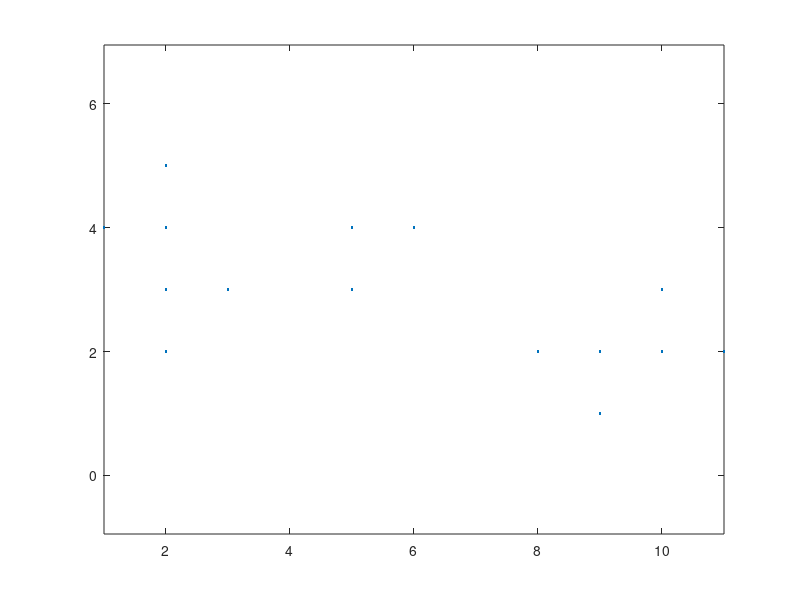

This figure's MATLAB source: (Note: this script raises an error after producing the figure.)
% Example 7.4.1
% "Introduction to Pattern Recognition: A MATLAB Approach"
% S. Theodoridis, A. Pikrakis, K. Koutroumbas, D. Cavouras

close('all');
clear
format compact

% 1. Generate the data set X 
X=[2 5; 6 4; 5 3; 2 2; 1 4; 5 4; 3 3; 2 3;...
2 4; 8 2; 9 2; 10 2; 11 2; 10 3; 9 1]';
[l,N]=size(X);
% Plot the data set
figure (1), plot(X(1,:),X(2,:),'.')
figure(1), axis equal
pause;
fprintf('Press any key to continue');

% 2. Apply the BSAS algorithm on X
q=15; % maximum number of clusters
theta=2.5; % dissimilarity threshold
order=[8 6 11 1 5 2 3 4 7 10 9 12 13 14 15];
[bel_2, repre_2]=BSAS(X,theta,q,order)
figure(2), plot(X(1,:),X(2,:),'.b', repre_2(1,:),repre_2(2,:),'*r')
figure(2), axis equal
'q, theta', [q, theta]
'order', order
pause;
fprintf('Press any key to continue');

% 3. Repeat the code given in step 2 for the new order of presentation of the data 
q=15; % maximum number of clusters
theta=2.5; % dissimilarity threshold
order=[7, 3, 1, 5, 9, 6, 8, 4, 2, 10, 15, 13, 14, 11, 12];
[bel_3, repre_3]=BSAS(X,theta,q,order)
figure(3), plot(X(1,:),X(2,:),'.b', repre_3(1,:),repre_3(2,:),'*r')
figure(3), axis equal
'q, theta', [q, theta]
'order', order
pause;
fprintf('Press any key to continue');


% 4. Repeat step 2, where now theta = 1.4
q=15;
theta=1.4; % dissimilarity threshold
order=[8 6 11 1 5 2 3 4 7 10 9 12 13 14 15];
[bel_4, repre_4]=BSAS(X,theta,q,order)
figure(4), plot(X(1,:),X(2,:),'.b', repre_4(1,:),repre_4(2,:),'*r')
figure(4), axis equal
'q, theta', [q, theta]
'order', order
pause;
fprintf('Press any key to continue');

% 5. Repeat step 2, where now the maximum allowable number of clusters, q, equals to 2.
q=2; % maximum number of clusters
theta=2.5; % dissimilarity threshold
order=[8 6 11 1 5 2 3 4 7 10 9 12 13 14 15];
[bel_5, repre_5]=BSAS(X,theta,q,order)
figure(5), plot(X(1,:),X(2,:),'.b', repre_5(1,:),repre_5(2,:),'*r')
figure(5), axis equal
'q, theta', [q, theta]
'order', order
pause;
fprintf('Press any key to continue');
